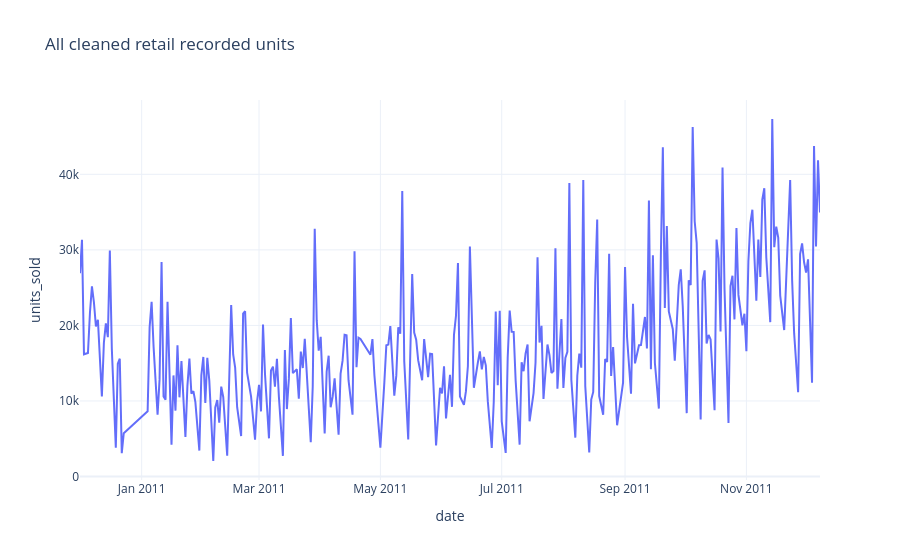

This figure's notebook cell:
### Markdown cell above
## Retail sales and returns

The chart uses all cleaned merchandise sales. Unique same-day full reversals remove the original purchase; other return quantities remain separate.

### Code cell
fig = px.line(retail, x='date', y='units_sold', title='All cleaned retail recorded units')
returns = pd.read_parquet(PROCESSED / 'returns_daily.parquet')
print('Absolute returned/cancelled units:', returns.return_units.sum())
print('Selected cohort share of cleaned units:', round(audit['selected_units_share'], 4))
fig

### Figure 1 — Plotly figure (JSON) as saved in the notebook; plotly's stock layout.template omitted (floating-point values rounded to 4 significant figures; data arrays with more than 128 entries replaced by an {"elided": "..."} marker saying what was removed)
{"data": [{"hovertemplate": "date=%{x}<br>units_sold=%{y}<extra></extra>", "legendgroup": "", "line": {"color": "#636efa", "dash": "solid"}, "marker": {"symbol": "circle"}, "mode": "lines", "name": "", "orientation": "v", "showlegend": false, "x": {"elided": "304 str values"}, "xaxis": "x", "y": {"elided": "304 int values"}, "yaxis": "y", "type": "scatter"}], "layout": {"xaxis": {"anchor": "y", "domain": [0.0, 1.0], "title": {"text": "date"}}, "yaxis": {"anchor": "x", "domain": [0.0, 1.0], "title": {"text": "units_sold"}}, "legend": {"tracegroupgap": 0}, "title": {"text": "All cleaned retail recorded units"}, "colorway": ["#127567", "#dd8a38"]}}
